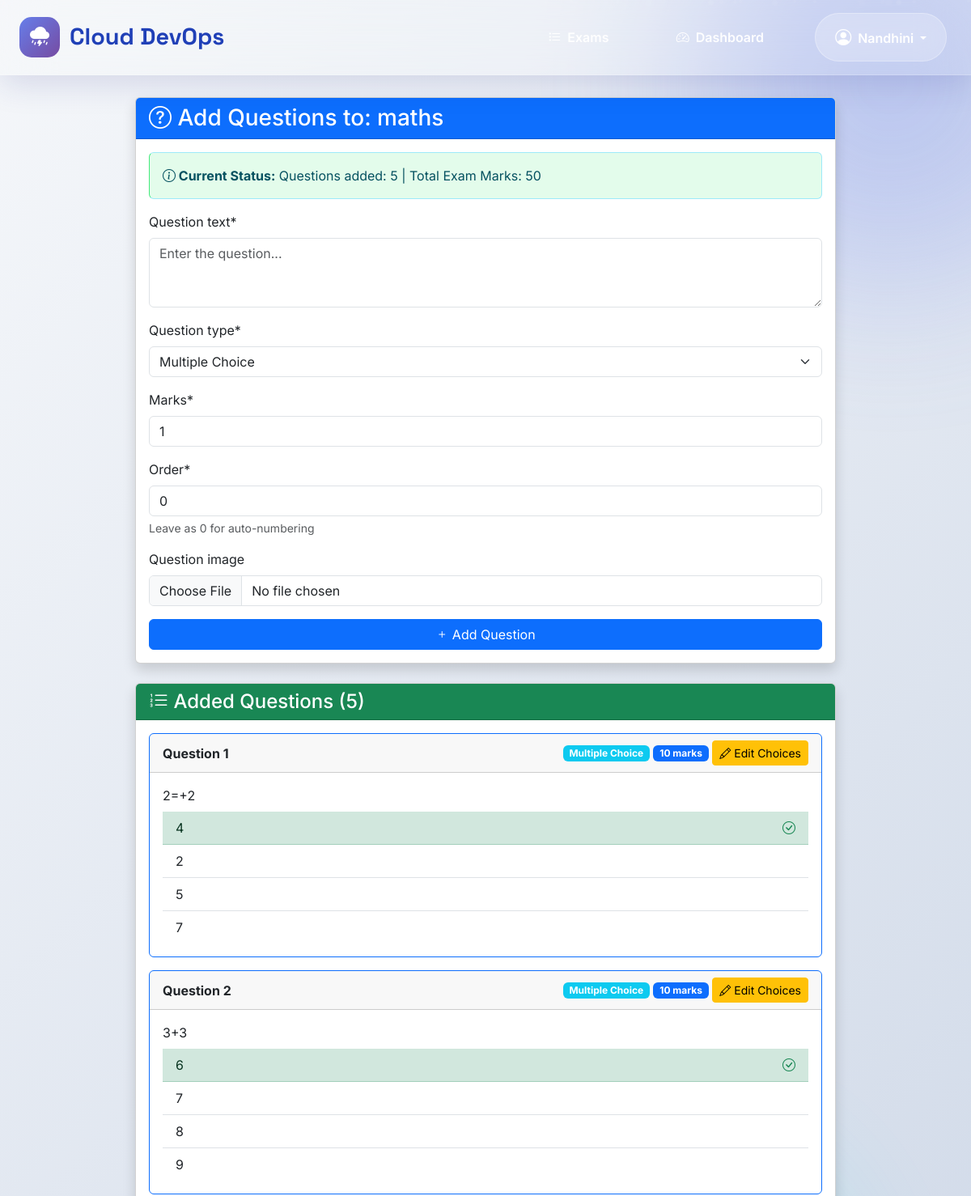
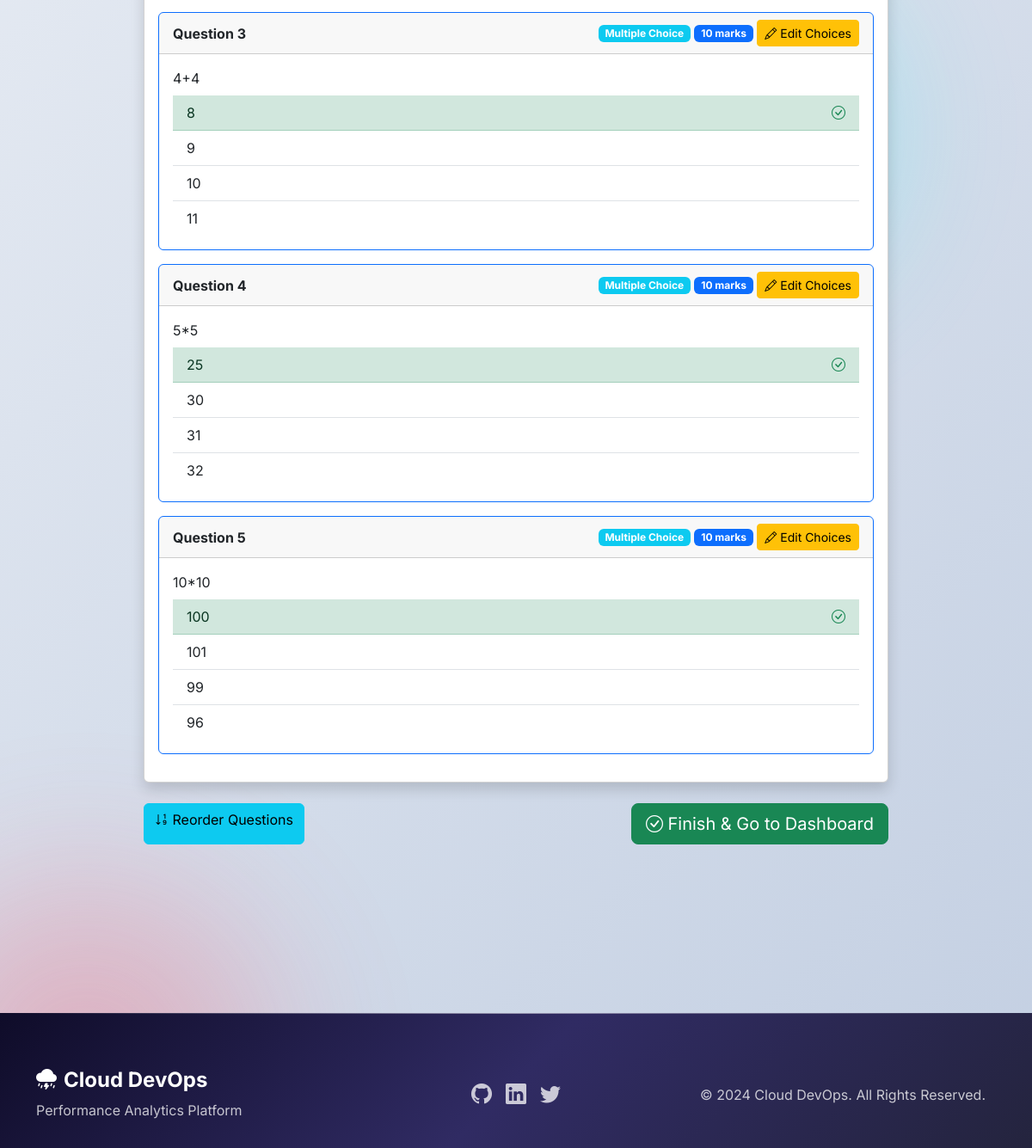
Screenshot of /exam/2/add-question/ (signed in) with the database file from the repository (2 pictures, top to bottom).
### exams/models.py (models this page shows, shortened)
class Exam(models.Model):
    DIFFICULTY_CHOICES = (
        ('easy', 'Easy'),
        ('medium', 'Medium'),
        ('hard', 'Hard'),
    )
    title = models.CharField(max_length=200)
    subject = models.ForeignKey(Subject, on_delete=models.CASCADE, related_name='exams')
    description = models.TextField()
    duration = models.IntegerField(help_text="Duration in minutes")
    total_marks = models.IntegerField()
    passing_marks = models.IntegerField()
    difficulty = models.CharField(max_length=10, choices=DIFFICULTY_CHOICES, default='medium')
    start_time = models.DateTimeField()
    end_time = models.DateTimeField()
    is_active = models.BooleanField(default=True)
    created_by = models.ForeignKey(User, on_delete=models.CASCADE, related_name='created_exams')
    created_at = models.DateTimeField(auto_now_add=True)
    updated_at = models.DateTimeField(auto_now=True)
    class Meta:
        ordering = ['-created_at']

class Question(models.Model):
    QUESTION_TYPE_CHOICES = (
        ('mcq', 'Multiple Choice'),
        ('true_false', 'True/False'),
        ('short', 'Short Answer'),
    )
    exam = models.ForeignKey('Exam', on_delete=models.CASCADE, related_name='questions')
    question_type = models.CharField(max_length=20, choices=QUESTION_TYPE_CHOICES, default='mcq')
    question_text = models.TextField()
    marks = models.IntegerField(default=1)
    order = models.IntegerField(default=0)
    question_image = models.ImageField(upload_to='question_images/', blank=True, null=True)
    options = models.JSONField(blank=True, null=True)       # e.g., ["A", "B", "C", "D"]
    correct_answer = models.TextField(blank=True, null=True)  # store the correct answer
    created_at = models.DateTimeField(auto_now_add=True)
    class Meta:
        ordering = ['order']

class Choice(models.Model):
    question = models.ForeignKey(Question, on_delete=models.CASCADE, related_name='choices')
    choice_text = models.CharField(max_length=500)
    is_correct = models.BooleanField(default=False)

### exams/views.py (the view)
# urls.py: path('exam/<int:exam_id>/add-question/', views.add_question, name='add_question'),
@login_required
@teacher_required
def add_question(request, exam_id):
    exam = get_object_or_404(Exam, id=exam_id, created_by=request.user)
    if request.method == 'POST':
        question_form = QuestionForm(request.POST)
        if question_form.is_valid():
            question = question_form.save(commit=False)
            question.exam = exam
            if question.order == 0:
                last_question = Question.objects.filter(exam=exam).order_by('-order').first()
                question.order = last_question.order + 1 if last_question else 1
            question.save()
            if question.question_type in ['mcq', 'true_false']:
                if question.question_type == 'true_false':
                    Choice.objects.create(question=question, choice_text='True', is_correct=False)
                    Choice.objects.create(question=question, choice_text='False', is_correct=False)
                    messages.info(request, 'True/False question added! Please mark the correct answer.')
                else:
                    messages.info(request, 'MCQ added! Now add choices and mark the correct one.')
                return redirect('edit_question', question_id=question.id)
            messages.success(request, 'Short answer question added successfully!')
            return redirect('add_question', exam_id=exam.id)
    else:
        question_form = QuestionForm()
    questions = exam.questions.all()
    context = {
        'exam': exam,
        'question_form': question_form,
        'questions': questions,
    }
    return render(request, 'exams/add_question.html', context)

### exams/templates/exams/add_question.html (shortened to what this page needs)
{% extends 'base.html' %}
{% load crispy_forms_tags %}
{% block content %}
<div class="row">
    <div class="col-md-10 mx-auto">
        <div class="card shadow mb-4">
            <div class="card-header bg-primary text-white">
                <h3 class="mb-0"><i class="bi bi-question-circle"></i> Add Questions to: {{ exam.title }}</h3>
            </div>
            <div class="card-body">
                <div class="alert alert-info">
                    <strong><i class="bi bi-info-circle"></i> Current Status:</strong>
                    Questions added: {{ questions.count }} | Total Exam Marks: {{ exam.total_marks }}
                </div>
                <form method="post">
                    {{ question_form|crispy }}
                    <div class="d-grid gap-2">
                        <button type="submit" class="btn btn-primary">
                            <i class="bi bi-plus"></i> Add Question
                        </button>
                    </div>
                </form>
            </div>
        </div>
        {% if questions %}
            <div class="card shadow">
                <div class="card-header bg-success text-white">
                    <h4 class="mb-0"><i class="bi bi-list-ol"></i> Added Questions ({{ questions.count }})</h4>
                </div>
                <div class="card-body">
                    {% for question in questions %}
                        <div class="card mb-3 border-primary">
                            <div class="card-header">
                                <div class="d-flex justify-content-between align-items-center">
                                    <strong>Question {{ forloop.counter }}</strong>
                                    <div>
                                        <span class="badge bg-info">{{ question.get_question_type_display }}</span>
                                        <span class="badge bg-primary">{{ question.marks }} marks</span>
                                        {% if question.question_type != 'short' %}
                                            <a href="{% url 'edit_question' question.id %}" class="btn btn-sm btn-warning">
                                                <i class="bi bi-pencil"></i> Edit Choices
                                            </a>
                                        {% endif %}
                                    </div>
                                </div>
                            </div>
                            <div class="card-body">
                                <p class="mb-2">{{ question.question_text }}</p>
                                {% if question.choices.exists %}
                                    <ul class="list-group list-group-flush">
                                        {% for choice in question.choices.all %}
                                            <li class="list-group-item {% if choice.is_correct %}list-group-item-success{% endif %}">
                                                {{ choice.choice_text }}
                                                {% if choice.is_correct %}
                                                    <i class="bi bi-check-circle text-success float-end"></i>
                                                {% endif %}
                                            </li>
                                        {% endfor %}
                                    </ul>
                                {% endif %}
                            </div>
                        </div>
                    {% endfor %}
                </div>
            </div>
<div class="d-flex justify-content-between mt-4">
    {% if questions.count > 1 %}
    <a href="{% url 'reorder_questions' exam.id %}" class="btn btn-info">
        <i class="bi bi-sort-numeric-down"></i> Reorder Questions
    </a>
    {% endif %}
    <a href="{% url 'teacher_dashboard' %}" class="btn btn-success btn-lg">
        <i class="bi bi-check-circle"></i> Finish & Go to Dashboard
    </a>
</div>
        {% endif %}
    </div>
</div>
{% endblock %}

### exams/templates/base.html (shortened to what this page needs)
{% load static %}
<!DOCTYPE html>
<html lang="en">
<head>
    <link href="https://cdn.jsdelivr.net/npm/bootstrap@5.3.3/dist/css/bootstrap.min.css" rel="stylesheet">
    <link href="https://cdn.jsdelivr.net/npm/bootstrap-icons@1.11.3/font/bootstrap-icons.css" rel="stylesheet">
    <link rel="stylesheet" href="https://cdn.jsdelivr.net/npm/aos@2.3.4/dist/aos.css">
</head>
<body>
    <div class="gradient-orb orb-2"></div>
    <div id="particles"></div>
    <nav class="navbar navbar-expand-lg navbar-glass" id="navbar">
        <div class="container-fluid px-4">
            <a class="navbar-brand d-flex align-items-center" href="{% url 'home' %}">
                <div class="brand-icon">
                    <i class="bi bi-cloud-lightning-rain-fill"></i>
                </div>
                <span>Cloud DevOps</span>
            </a>
            <div class="collapse navbar-collapse" id="mainNav">
                <ul class="navbar-nav ms-auto align-items-center">
                    {% if user.is_authenticated %}
                        <li class="nav-item mx-2">
                            <a class="nav-link" href="{% url 'exam_list' %}">
                                <i class="bi bi-list-task me-2"></i>Exams
                            </a>
                        </li>
                        {% if user.profile.user_type == 'teacher' %}
                            <li class="nav-item mx-2">
                                <a class="nav-link" href="{% url 'teacher_dashboard' %}">
                                    <i class="bi bi-speedometer2 me-2"></i>Dashboard
                                </a>
                            </li>
                        {% else %}
                            <li class="nav-item mx-2">
                                <a class="nav-link" href="{% url 'student_dashboard' %}">
                                    <i class="bi bi-speedometer2 me-2"></i>Dashboard
                                </a>
                            </li>
                        {% endif %}
                        <li class="nav-item dropdown ms-3">
                            <a class="nav-link dropdown-toggle user-dropdown" href="#"
                               data-bs-toggle="dropdown">
                                <i class="bi bi-person-circle fs-5 me-2"></i>{{ user.username }}
                            </a>
                        </li>
                    {% endif %}
                </ul>
            </div>
        </div>
    </nav>
    <main class="main-content">
        <div class="container px-4 px-lg-5">
            {% block content %}{% endblock %}
        </div>
    </main>
    <footer class="footer-modern text-white text-center">
        <div class="container">
            <div class="row align-items-center">
                <div class="col-md-4 mb-4 mb-md-0 text-md-start">
                    <h4 class="fw-bold mb-2">
                        <i class="bi bi-cloud-lightning-rain-fill me-2"></i>Cloud DevOps
                    </h4>
                    <p class="opacity-75 mb-0">Performance Analytics Platform</p>
                </div>
                <div class="col-md-4 mb-4 mb-md-0">
                    <div class="d-flex gap-3 justify-content-center">
                        <a href="#" class="text-white opacity-75" style="text-decoration: none; transition: opacity 0.3s;" onmouseover="this.style.opacity='1'" onmouseout="this.style.opacity='0.75'">
                            <i class="bi bi-github fs-4"></i>
                        </a>
                        <a href="#" class="text-white opacity-75" style="text-decoration: none; transition: opacity 0.3s;" onmouseover="this.style.opacity='1'" onmouseout="this.style.opacity='0.75'">
                            <i class="bi bi-linkedin fs-4"></i>
                        </a>
                        <a href="#" class="text-white opacity-75" style="text-decoration: none; transition: opacity 0.3s;" onmouseover="this.style.opacity='1'" onmouseout="this.style.opacity='0.75'">
                            <i class="bi bi-twitter fs-4"></i>
                        </a>
                    </div>
                </div>
                <div class="col-md-4">
                    <p class="mb-0 opacity-75">&copy; 2024 Cloud DevOps. All Rights Reserved.</p>
                </div>
            </div>
        </div>
    </footer>
</body>
</html>

### rows the page displays
Exam: title "maths", count "5", total_marks "50"
Question: question_type "Multiple Choice", marks "10", shows "Edit Choices", question_text "2=+2"
Choice: choice_text "4", is_correct True (drawn)
Choice: choice_text "2"
Choice: choice_text "5"
Choice: choice_text "7"
Question: question_type "Multiple Choice", marks "10", shows "Edit Choices", question_text "3+3"
Choice: choice_text "6", is_correct True (drawn)
Choice: choice_text "7"
Choice: choice_text "8"
Choice: choice_text "9"
Question: question_type "Multiple Choice", marks "10", shows "Edit Choices", question_text "4+4"
Choice: choice_text "8", is_correct True (drawn)
Choice: choice_text "9"
Choice: choice_text "10"
Choice: choice_text "11"
Question: question_type "Multiple Choice", marks "10", shows "Edit Choices", question_text "5*5"
Choice: choice_text "25", is_correct True (drawn)
Choice: choice_text "30"
Choice: choice_text "31"
Choice: choice_text "32"
Question: question_type "Multiple Choice", marks "10", shows "Edit Choices", question_text "10*10"
Choice: choice_text "100", is_correct True (drawn)
Choice: choice_text "101"
Choice: choice_text "99"
Choice: choice_text "96"

### other values shown
{{ user.username }} "Nandhini"
{{ questions.count }} "5"
